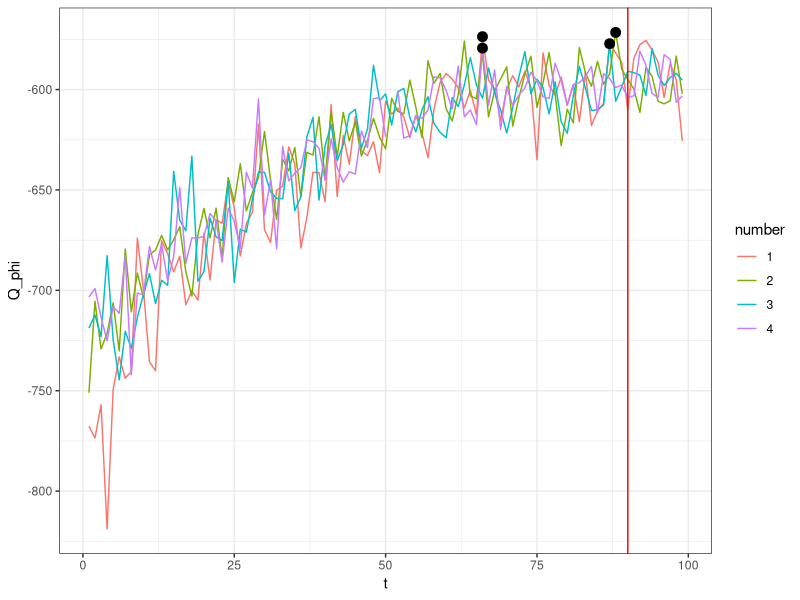
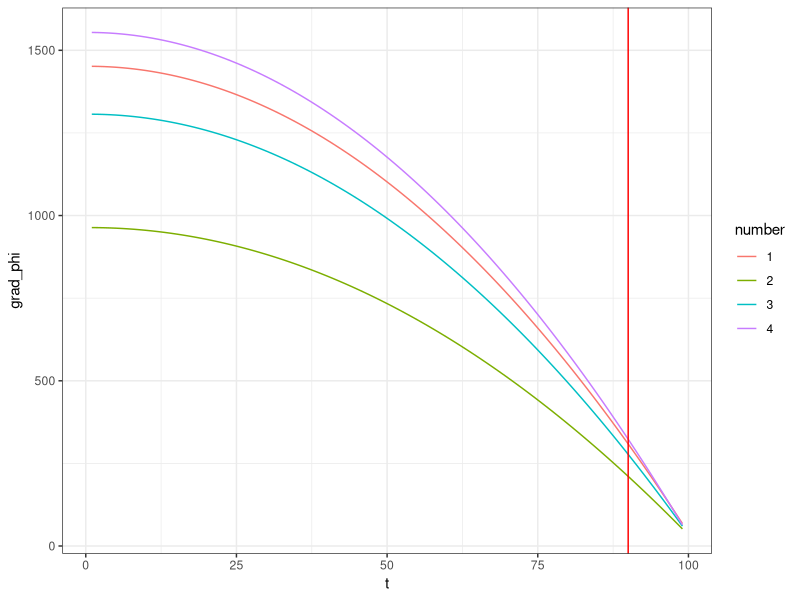
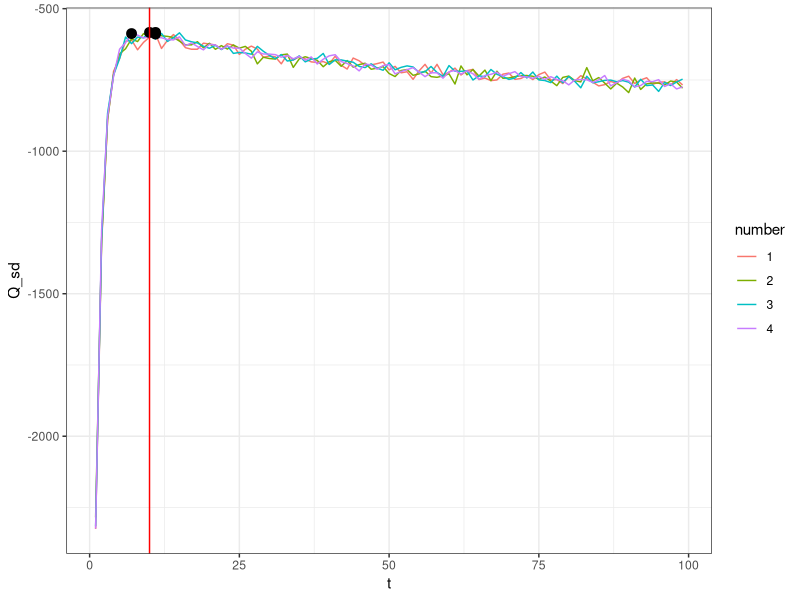
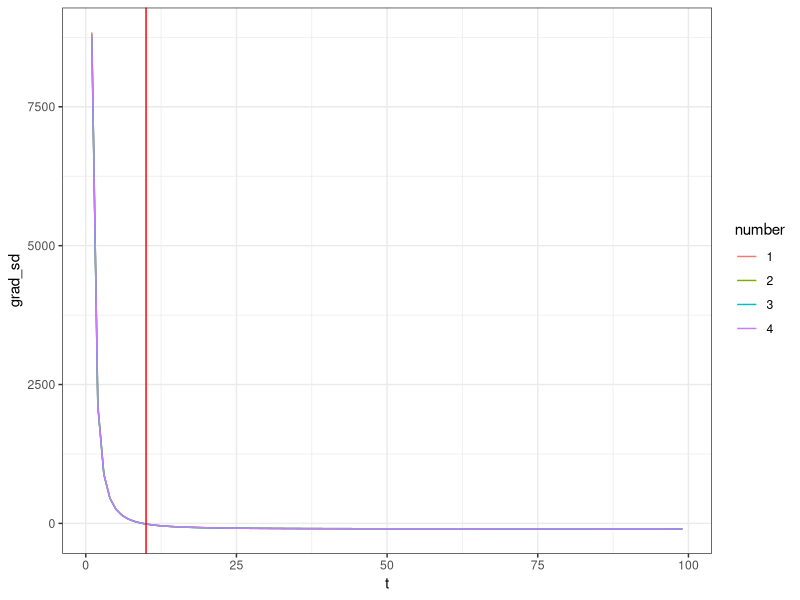
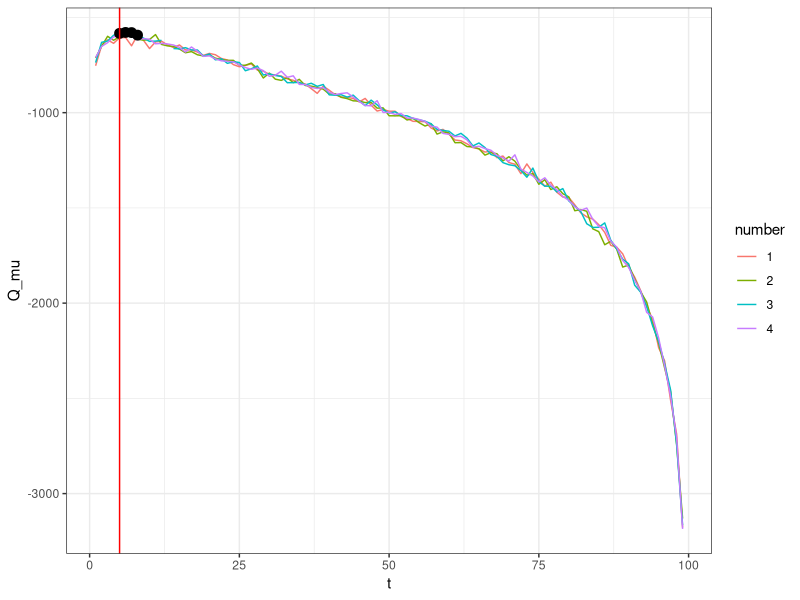
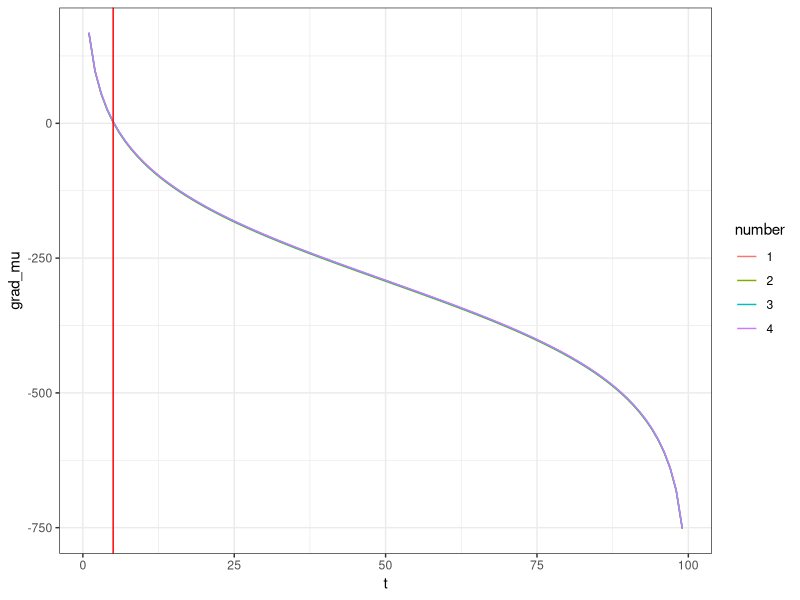
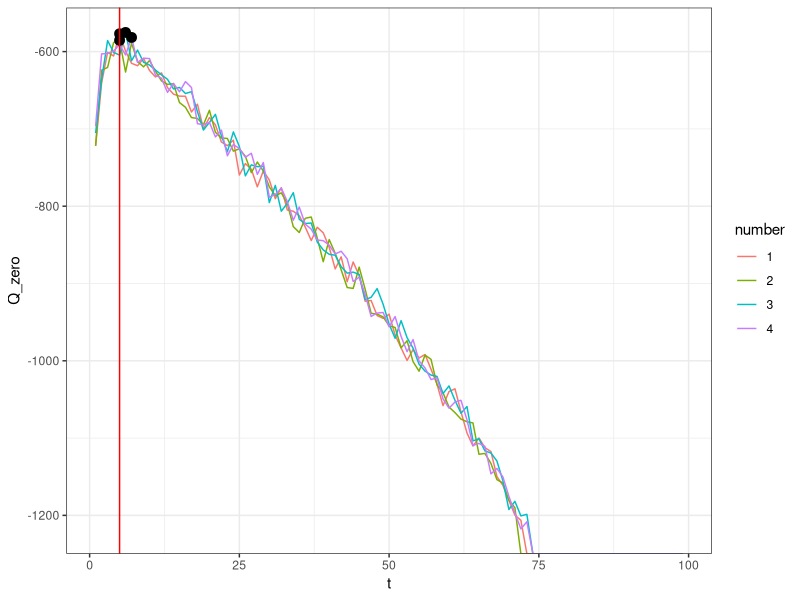
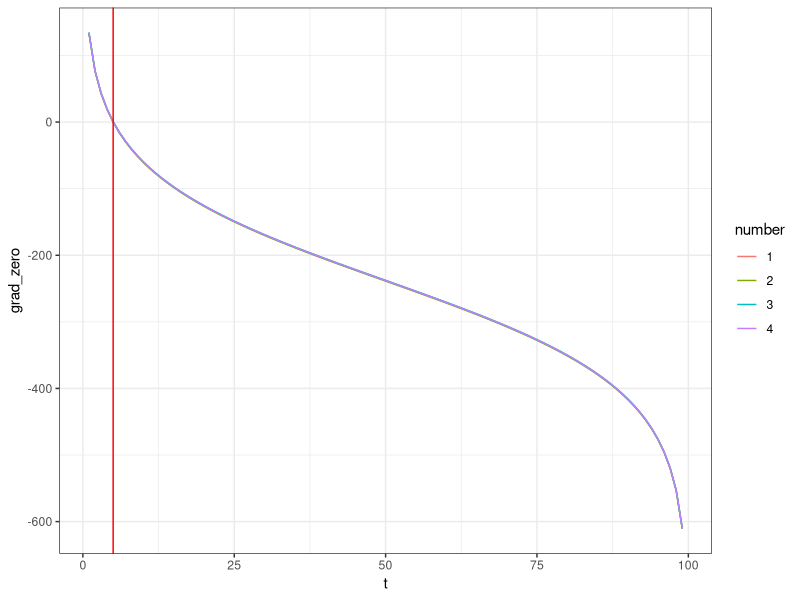

Here is the R script that generated these plots, in order:
## ---- chunk 1
knitr::opts_chunk$set(echo = TRUE)
## ---- chunk 2
library(ggplot2)
library(dplyr)
library(reshape2)
theme_set(theme_bw())
## ---- chunk 3
data <- read.csv("check_hull_grad.csv",header=TRUE)
summary(data)

data<-cbind(data,number=c(rep(1,99),rep(2,99),rep(3,99),rep(4,99)) %>% as.factor())
max_phi <- data %>% group_by(id=number) %>% summarise(max=max(Q_phi,na.rm = T))
max_phi_x <- data$t[match(max_phi$max,data$Q_phi)]
ggplot()+geom_path(data=data ,aes(x=t,y=Q_phi,colour=number))+
  geom_point(aes(x=max_phi_x,y=max_phi$max),size=3)+
  geom_vline(xintercept = 90,colour="red")
ggplot()+geom_path(data=data ,aes(x=t,y=grad_phi,colour=number))+
  geom_vline(xintercept = 90,colour="red")



max_sd <- data %>% group_by(id=number) %>% summarise(max=max(Q_sd,na.rm = T))
max_sd_x <- data$t[match(max_sd$max,data$Q_sd)]
ggplot()+geom_path(data=data ,aes(x=t,y=Q_sd,colour=number))+
  geom_point(aes(x=max_sd_x,y=max_sd$max),size=3)+
  geom_vline(xintercept = 10,colour="red")
ggplot()+geom_path(data=data ,aes(x=t,y=grad_sd,colour=number))+
  geom_vline(xintercept = 10,colour="red")


max_mu <- data %>% group_by(id=number) %>% summarise(max=max(Q_mu,na.rm = T))
max_mu_x <- data$t[match(max_mu$max,data$Q_mu)]
ggplot()+geom_path(data=data ,aes(x=t,y=Q_mu,colour=number))+
  geom_point(aes(x=max_mu_x,y=max_mu$max),size=3)+
  geom_vline(xintercept = 5,colour="red")
ggplot()+geom_path(data=data ,aes(x=t,y=grad_mu,colour=number))+
  geom_vline(xintercept = 5,colour="red")

max_zero <- data %>% group_by(id=number) %>% summarise(max=max(Q_zero,na.rm = T))
max_zero_x <- data$t[match(max_zero$max,data$Q_zero)]
ggplot()+geom_path(data=data ,aes(x=t,y=Q_zero,colour=number))+
  geom_point(aes(x=max_zero_x,y=max_zero$max),size=3)+
  geom_vline(xintercept = 5,colour="red")
ggplot()+geom_path(data=data ,aes(x=t,y=grad_zero,colour=number))+
  geom_vline(xintercept = 5,colour="red")

max_rho <- data %>% group_by(id=number) %>% summarise(max=max(Q_rho,na.rm = T))
max_rho_x <- data$t[match(max_rho$max,data$Q_rho)]
ggplot()+geom_path(data=data ,aes(x=t,y=Q_rho,colour=number))+
  geom_point(aes(x=max_rho_x,y=max_rho$max),size=3)+
  geom_vline(xintercept = 10,colour="red")
ggplot()+geom_path(data=data ,aes(x=t,y=grad_rho,colour=number))+
  geom_vline(xintercept = 10,colour="red")

